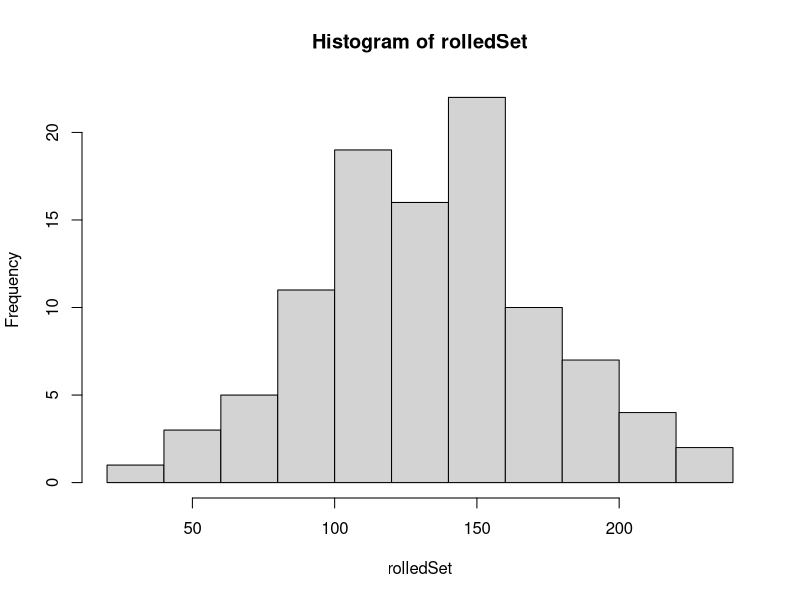
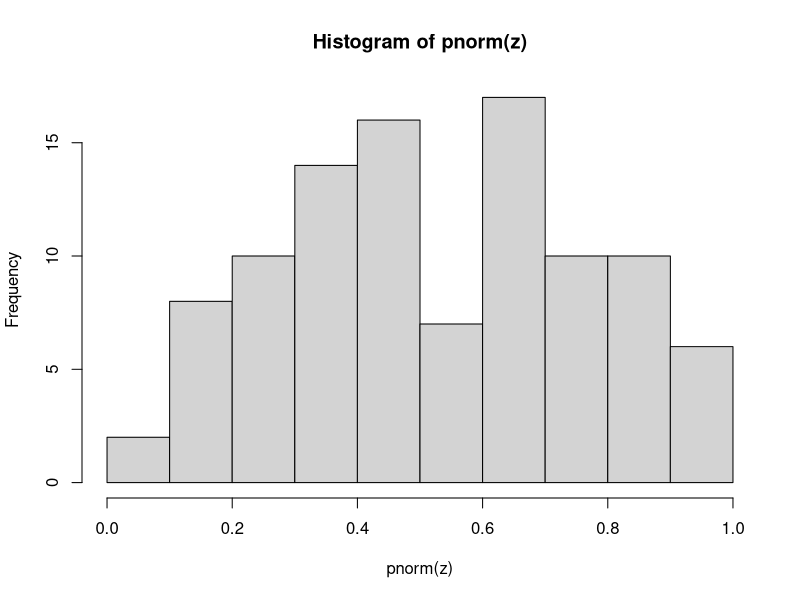
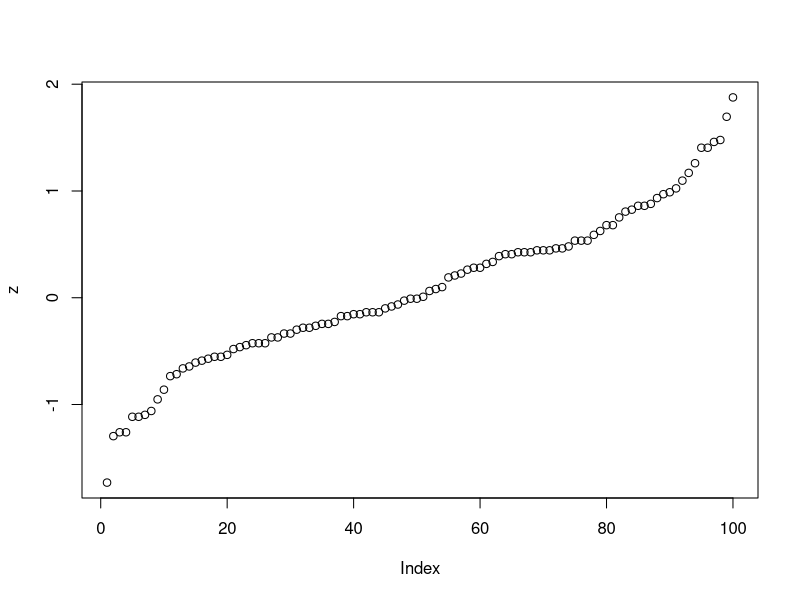

Write R code to recreate these figures, in order.
library(parallel)
require(ggplot2)
require(gridExtra)
library(crayon)


numDice = sample(3:10,1)
dice = c(4,6,8,10,12,20,100)
#numPositions = sample(c(3:10,20,50),1)
numPositions = 100

diceSet = sample(dice,numDice,replace=TRUE)

rolledSet <- sort(unlist(mclapply(1:numPositions, function (x)
{
  roll <- mclapply(diceSet, function(x)
  {
    rolled <- sample(1:x,1)
    return(rolled)
  })
  return(sum(unlist(roll)))
})))

hist(rolledSet)

m <- median(rolledSet)
#s <- sqrt(sum(rolledSet-m)^2/(length(rolledSet)-1))

probs <- c(0, .1, .25, .5, .75, .9, 1)
bowleysSummary <- quantile(rolledSet, probs)

m <-median(rolledSet)

bowleyDeltaMedianSqr <- (bowleysSummary-m)^2

#multiplying by % delta's = dividing by that amount if every value were deviated by median multiplied by that % equivalence (i.e. 1/count)
stratifiedMAD <- sqrt(sum(diff(probs, lag = 1, differences = 1) * c(bowleyDeltaMedianSqr[1:3],bowleyDeltaMedianSqr[5:7])))

s <- stratifiedMAD

z <- (rolledSet-m)/s

pnorm(z)
hist(pnorm(z))
plot(z)
mean(z)

equal <- which(z==0)
lower <- which(z<0)
upper <- which(z>0)

#lowerAvg <- sum(abs(z[lower]))/(length(z[lower])+length(z[equal])/2)
#upperAvg <- sum(abs(z[upper]))/(length(z[upper])+length(z[equal])/2)

lowerSum <- sum(abs(z[lower]))
upperSum <- sum(abs(z[upper]))

#averaged <- (lowerAvg+upperAvg)/2
sumAveraged <- (lowerSum+upperSum)/2

#expectedQuartile <- abs(qnorm(.25, mean = 0, sd =1))

#factor <- expectedQuartile/averaged

factor <- sumAveraged

newZ <- z
#newZ[lower] <- z[lower]/lowerAvg*factor
#newZ[upper] <- z[upper]/upperAvg*factor

newZ[lower] <- z[lower]*factor/lowerSum
newZ[upper] <- z[upper]*factor/upperSum


sum(abs(newZ[lower]))
sum(abs(newZ[upper]))

summary(pnorm(newZ))